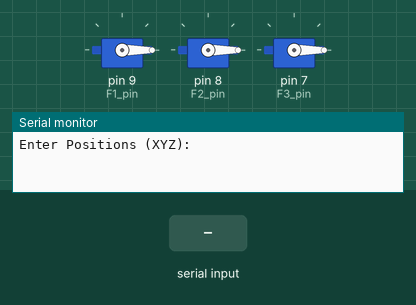
A sketch run on a simulated Arduino Uno, built with avr-gcc and run on an emulated ATmega328P. On the bench: 3 × servo, the last lines printed to the serial monitor. Inputs (shaded band) come from the test bench.

Above: at 1.2 s.
1.3 s: "90,45,200\n" received over Serial
At 2.19 s:
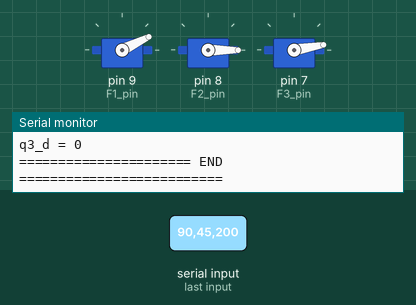
At 4.0 s:
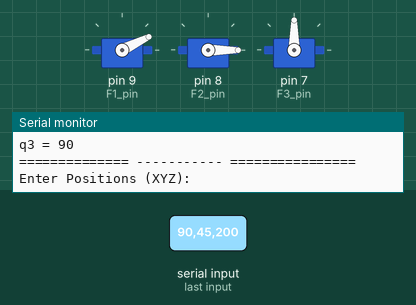
4.3 s: "30,150,10\n" received over Serial
At 6.4 s:
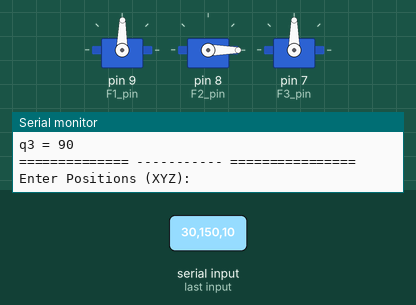
Timing chart, 0 to 10.6 s (numbered marks = the images above; inputs shaded):
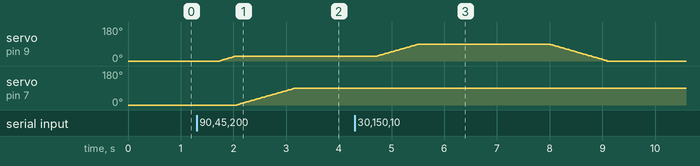

The sketch:

main.ino
```cpp
// (licence header left out)
#include <Servo.h>
// Defining the Pins of Servo Motors
#define F1_pin 9
#define F2_pin 8
#define F3_pin 7

// Link Lengths of all the joins in centimeters
const int a1 = 3;         // Varies for different link lengths
const int a2 = 13;
const int a3 = 27;

// Target angles are where servo will move to.
// Set to 5 degrees because of the nails and screws in the base.
int ang_1 = 5;    // Can be set to 0 too.
int ang_2 = 5;
int ang_3 = 5;

// Declaring Servo objects
Servo F1, F2, F3;

// These are used to use move_step() function
int cur1 = 0;
int cur2 = 0;
int cur3 = 0;

// This array will hold all possible angles for desired position.
// q = [ [ {UP configuration angles} ], [ {DOWN configuration angles} ] ]
double q[3][2];

void setup()
{
  // Start serial communication
  Serial.begin(9600);

  // Initizlize servos
  F1.attach(F1_pin);
  F2.attach(F2_pin);
  F3.attach(F3_pin);

  // Move Servos to there initial position.
  F1.write(cur1);
  F2.write(cur2);
  F3.write(cur3);
}

void loop()
{
  Serial.println("Enter Positions (XYZ):");

  // Stop the program until user input is not present
  while (Serial.available() == 0) {}

  // Read the x, y and z Coordinates from Serial Input
  float x = Serial.parseFloat();
  float y = Serial.parseFloat();
  float z = Serial.parseFloat();

  // Call function for Inverse Kinematics
  ik_3dof(x, y, z, a1, a2, a3, q);        // Stores results in 'q'

  // Angles must be in degrees
  double q1   = round(rad2deg(q[0][0]));     // Theta 1 for Elbow up and Elbow down position
  double q2_u = round(rad2deg(q[1][0]));     // Theta 2 for Elbow up Joint
  double q3_u = round(rad2deg(q[2][0]));     // Theta 3 for Elbow up Joint
  double q2_d = round(rad2deg(q[1][1]));     // Theta 2 for Elbow Down Joint
  double q3_d = round(rad2deg(q[2][1]));     // Theta 3 for Elbow Down Joint

  // This one is tricky.
  // We align the joint angles of structure with the theory by mapping them to the range of corresponding servo angles
  // for actual structure, 0 degrees lies at -90 degrees and 180 degrees lies at 90 degrees.
  q3_u = map(q3_u, -90, 90, 180, 0);
  q3_d = map(q3_d, -90, 90, 180, 0);

  // If Condition for Elow Down Valid Positions for Servos
  if ((q2_d <= 180) && (q2_d >= 0) && (q3_d <= 180) && (q3_d >= 0))
  {
    ang_1 = q1;
    ang_2 = q2_d;
    ang_3 = q3_d;

   // Moving Servos to Target Angles
    move_step(F1, cur1, ang_1);
    move_step(F2, cur2, ang_2);
    move_step(F3, cur3, ang_3);

    // Display the Elbow Down Angles on Serial Monitor
    Serial.println("============== DOWN ANGLES ================");
    Serial.print("q1 = "); Serial.println(ang_1);
    Serial.print("q2 = "); Serial.println(ang_2);
    Serial.print("q3 = "); Serial.println(ang_3);
    Serial.println("============== ----------- ================");
  }

  // If Condition for Elow Up Valid Positions for Servos
  else if ((q2_u <= 180) && (q2_u >= 0) && (q3_u <= 180) && (q3_u >= 0))
  {
    ang_1 = q1;
    ang_2 = q2_u;
    ang_3 = q3_u;

    //Move Servos to Target Angles
    move_step(F1, cur1, ang_1);
    move_step(F2, cur2, ang_2);
    move_step(F3, cur3, ang_3);

    //Display Elbow Up Angles on Serial Monitor
    Serial.println("============== UP ANGLES ================");
    Serial.print("q1 = "); Serial.println(ang_1);
    Serial.print("q2 = "); Serial.println(ang_2);
    Serial.print("q3 = "); Serial.println(ang_3);
    Serial.println("============== ----------- ================");
  }
  else
  {
    //Print the Unreachable points if all other conditions are false
    Serial.println("ERROR! POSITION UNREACHABLE");
    Serial.println("ALL ANGLES");

    //Print Points for all Angles
    Serial.print("q1_d = "); Serial.println(q1);
    Serial.print("q2_d = "); Serial.println(q2_d);
    Serial.print("q3_d = "); Serial.println(q3_d);
    Serial.print("q1_u = "); Serial.println(round(rad2deg(q1)));
    Serial.print("q2_u = "); Serial.println(rad2deg(q2_u));
    Serial.print("q3_u = "); Serial.println(rad2deg(q3_u));
    Serial.println("============== ----------- ================");
  }

  //Update the Positions to current angles
  cur1 = ang_1;
  cur2 = ang_2;
  cur3 = ang_3;
}
```

ik_3dof.ino
```cpp
#include <math.h>
void ik_3dof(double Px, double Py, double Pz, double a1, double a2, double a3, double q[3][2])
{
/*
- This function is used to perform inverse kinematics calculations
- Px, Py, Pz are XYZ coordinate position where the end-effector should move to.
- a1, a2, a3 are link lengths.
- q[3][2] is an array of possible joint angles for the desired XYZ coordinate position.
- There are two possible joint angle answers for each coordinate position in the workspace.
*/
  //Calculate the Angle for Joint 1 (Thetha 1)
  double q1 = atan2(Py, Px);
  //Projection of Universal Frame on Target Frame
  double r  = sqrt(pow(Px,2) + pow(Py,2));

  //Intermediate parameters
  double k1 = Px / cos(q1);
  double k2 = Py / sin(q1);
  double k3 = Pz - a1;
  double k;

  if(cos(q1) < 0.01)
    k = k2;
  else if(sin(q1) < 0.01)
    k = k1;

  double cos_q3 = ((k1*k1) + (k3*k3) - (a2*a2) - (a3*a3)) / (2 * a2 * a3);
  double sin_q3 = sqrt(1 - (cos_q3*cos_q3));

  //Joint Angles for Elbow Down and Elbow Up Configuration.
  double q3_d = atan2( sin_q3 , cos_q3 );  //Theta 3 for Elbow Down
  double q3_u = atan2(-sin_q3, cos_q3 );  // Theta 3 for Elbow Up

  double q2_d = atan2(k3, r) - atan2(a3*sin(q3_d), a2 + a3*cos(q3_d)); //Theta 2 for Elbow Down
  double q2_u = atan2(k3, r) - atan2(a3*sin(q3_u), a2 + a3*cos(q3_u)); //Thata 2 for Elbow Up

  // For Displaying Output in Serial Monitor
  Serial.println("====================== IK Calculations ==========================");
  Serial.println("====================== Parameters      ==========================");
  Serial.print("k1 = "); Serial.println(k1);
  Serial.print("k2 = "); Serial.println(k2);
  Serial.print("k3 = "); Serial.println(k3);
  Serial.print("r = "); Serial.println(r);
  Serial.print("cos_q3 = "); Serial.println(cos_q3);
  Serial.print("sin_q3 = "); Serial.println(sin_q3);

  // For Displaying Elbow Up Output in Serial Monitor
  Serial.println("====================== UP              ==========================");
  Serial.print("q1 = "); Serial.println(round(rad2deg(q1)));
  Serial.print("q2_up = "); Serial.println(round(rad2deg(q2_u)));
  Serial.print("q3_up = "); Serial.println(round(rad2deg(q3_u)));

  // For Displaying Elow Down Output in Serial Monitor
  Serial.println("====================== DOWN            ==========================");
  Serial.print("q1 = "); Serial.println(round(rad2deg(q1)));
  Serial.print("q2_d = "); Serial.println(round(rad2deg(q2_d)));
  Serial.print("q3_d = "); Serial.println(round(rad2deg(q3_d)));
  Serial.println("====================== END             ==========================");

  //Store Result in Output Matrix
  //Elbow Up Configuration
  q[0][0] = q1;
  q[1][0] = q2_u;
  q[2][0] = q3_u;

  //Elbow Down Configuration
  q[0][1] = q1;
  q[1][1] = q2_d;
  q[2][1] = q3_d;
}
```

move_step.ino
```cpp
void move_step(Servo &s, int &current, int target)
{
/*
- The robot should move in incremental steps to reach the next angle.
- The purpose is to avoid gear damange in servo motors and to keep their motion steady.
*/
  // Loop continues till Servo reaches Target Angle
  while (current != target)
  {
    //If Current Angle is smaller than Target Angle
    if (current < target)
      //Increment by 2 steps
      current += 2;
    else
    //Decrement by 2 steps
      current -= 2;

    // Prevent Overshoot
    //If Difference of angles is smaller then Step Size
    if (abs(current - target) < 2)
    //Current Angle = Target Angle
      current = target;

    //Send Undated Angle to Servo
    s.write(current);
    delay(25);   // controls speed
  }
}
```

rad2deg.ino
```cpp
const float pi = 3.14268;

// This converts Angles from Radians to Degrees
int rad2deg(float rad)
{
  return int(rad * 180 / pi);
}
```

Measured:
- after the input at 1.3 s, servo on pin 9 (F1_pin): moves from 0° to 26° over 0.30 s, starting after 0.44 s; servo on pin 7 (F3_pin): moves from 0° to 90° over 1.1 s, starting after 0.77 s
